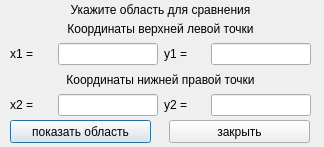
<?xml version="1.0" encoding="UTF-8"?>
<ui version="4.0">
 <class>Dialog</class>
 <widget class="QDialog" name="Dialog">
  <property name="geometry">
   <rect>
    <x>0</x>
    <y>0</y>
    <width>324</width>
    <height>147</height>
   </rect>
  </property>
  <property name="windowTitle">
   <string>Dialog</string>
  </property>
  <widget class="QLabel" name="label">
   <property name="geometry">
    <rect>
     <x>10</x>
     <y>0</y>
     <width>301</width>
     <height>20</height>
    </rect>
   </property>
   <property name="text">
    <string>Укажите область для сравнения</string>
   </property>
   <property name="alignment">
    <set>Qt::AlignCenter</set>
   </property>
  </widget>
  <widget class="QWidget" name="gridLayoutWidget">
   <property name="geometry">
    <rect>
     <x>10</x>
     <y>20</y>
     <width>301</width>
     <height>96</height>
    </rect>
   </property>
   <layout class="QGridLayout" name="gridLayout">
    <item row="1" column="0">
     <widget class="QLabel" name="label_2">
      <property name="text">
       <string>x1 = </string>
      </property>
     </widget>
    </item>
    <item row="2" column="0" colspan="5">
     <widget class="QLabel" name="label_6">
      <property name="text">
       <string>Координаты нижней правой точки</string>
      </property>
      <property name="alignment">
       <set>Qt::AlignCenter</set>
      </property>
     </widget>
    </item>
    <item row="0" column="0" colspan="5">
     <widget class="QLabel" name="label_7">
      <property name="text">
       <string>Координаты верхней левой точки</string>
      </property>
      <property name="alignment">
       <set>Qt::AlignCenter</set>
      </property>
     </widget>
    </item>
    <item row="3" column="0">
     <widget class="QLabel" name="label_3">
      <property name="text">
       <string>x2 =</string>
      </property>
     </widget>
    </item>
    <item row="3" column="1">
     <widget class="QLineEdit" name="lineEdit_3">
      <property name="maximumSize">
       <size>
        <width>100</width>
        <height>16777215</height>
       </size>
      </property>
     </widget>
    </item>
    <item row="3" column="2">
     <widget class="QLabel" name="label_5">
      <property name="text">
       <string>y2 = </string>
      </property>
     </widget>
    </item>
    <item row="1" column="1">
     <widget class="QLineEdit" name="lineEdit">
      <property name="maximumSize">
       <size>
        <width>100</width>
        <height>16777215</height>
       </size>
      </property>
     </widget>
    </item>
    <item row="1" column="2">
     <widget class="QLabel" name="label_4">
      <property name="text">
       <string>y1 = </string>
      </property>
     </widget>
    </item>
    <item row="1" column="3" colspan="2">
     <widget class="QLineEdit" name="lineEdit_2">
      <property name="maximumSize">
       <size>
        <width>100</width>
        <height>16777215</height>
       </size>
      </property>
     </widget>
    </item>
    <item row="3" column="3" colspan="2">
     <widget class="QLineEdit" name="lineEdit_4">
      <property name="maximumSize">
       <size>
        <width>100</width>
        <height>16777215</height>
       </size>
      </property>
     </widget>
    </item>
   </layout>
  </widget>
  <widget class="QPushButton" name="pushButton">
   <property name="geometry">
    <rect>
     <x>10</x>
     <y>120</y>
     <width>141</width>
     <height>23</height>
    </rect>
   </property>
   <property name="text">
    <string>показать область</string>
   </property>
  </widget>
  <widget class="QPushButton" name="pushButton_2">
   <property name="geometry">
    <rect>
     <x>169</x>
     <y>120</y>
     <width>141</width>
     <height>23</height>
    </rect>
   </property>
   <property name="text">
    <string>закрыть</string>
   </property>
  </widget>
 </widget>
 <resources/>
 <connections/>
</ui>
